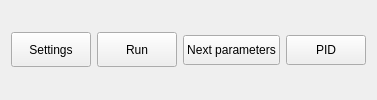
              <widget class="QWidget" name="widget" native="true">
               <property name="minimumSize">
                <size>
                 <width>0</width>
                 <height>50</height>
                </size>
               </property>
               <layout class="QHBoxLayout" name="horizontalLayout_3">
                <item>
                 <widget class="QPushButton" name="config_pg_btn">
                  <property name="maximumSize">
                   <size>
                    <width>150</width>
                    <height>35</height>
                   </size>
                  </property>
                  <property name="text">
                   <string>Settings</string>
                  </property>
                 </widget>
                </item>
                <item>
                 <widget class="QPushButton" name="run_pg_btn">
                  <property name="maximumSize">
                   <size>
                    <width>150</width>
                    <height>35</height>
                   </size>
                  </property>
                  <property name="text">
                   <string>Run</string>
                  </property>
                 </widget>
                </item>
                <item>
                 <widget class="QPushButton" name="next_params_pg_btn">
                  <property name="minimumSize">
                   <size>
                    <width>0</width>
                    <height>30</height>
                   </size>
                  </property>
                  <property name="maximumSize">
                   <size>
                    <width>150</width>
                    <height>16777215</height>
                   </size>
                  </property>
                  <property name="text">
                   <string>Next parameters</string>
                  </property>
                 </widget>
                </item>
                <item>
                 <widget class="QPushButton" name="pid_settings_pg_btn">
                  <property name="maximumSize">
                   <size>
                    <width>150</width>
                    <height>30</height>
                   </size>
                  </property>
                  <property name="text">
                   <string>PID</string>
                  </property>
                 </widget>
                </item>
               </layout>
              </widget>
